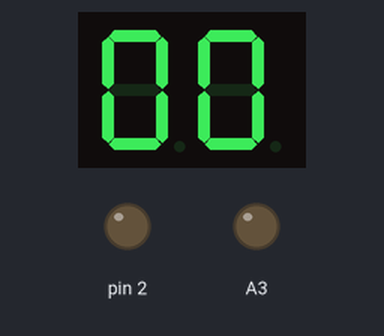
Bench run of a sketch on a simulated Arduino Uno, built with avr-gcc and run on an emulated ATmega328P. On the bench: 2-digit seven-segment display, output pins drawn as LEDs (lit = HIGH). Wiring (inferred from the names in the program): 2-digit 7-segment display, segments lit when HIGH: segments pin 7, pin 6, pin 3, pin 4, pin 5, pin 8, pin 9, pin 11, pin 10, A2, A1, A0, pin 12, pin 13. The segment pins are drawn as the display they are named for; pins used as bus, display or sensor lines are not drawn.

Above: at 0.1 s.
At 10.1 s:
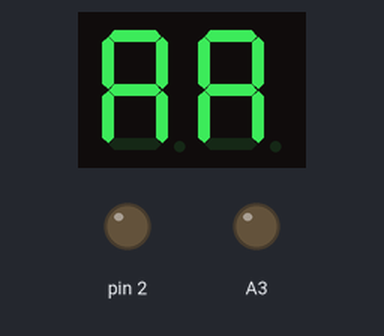
At 12.1 s:
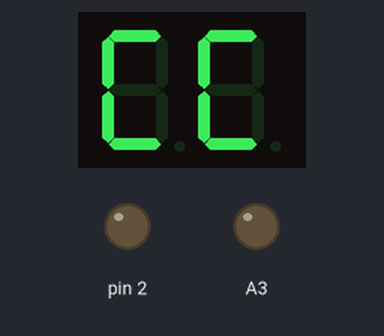
At 13.1 s:
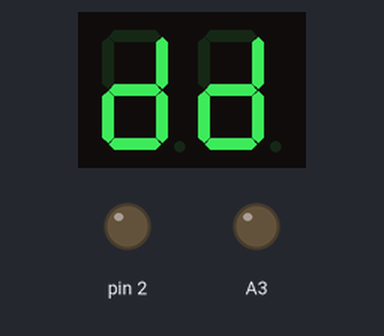
At 14.1 s:
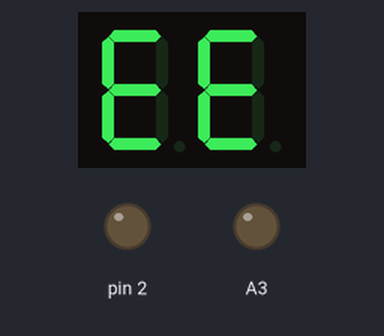
At 15.1 s:
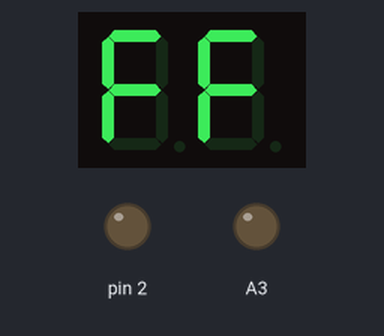

The sketch:

14.ino
```cpp
static const uint8_t display0[] = {7, 6, 3, 4, 5, 8, 9};
static const uint8_t display1[] = {11, 10, A2, A1, A0, 12, 13};

int alpha[16][7] {
  {1, 1, 1, 1, 1, 1, 0}, //  0
  {0, 1, 1, 0, 0, 0, 0}, //  1
  {1, 1, 0, 1, 1, 0, 1}, //  2
  {1, 1, 1, 1, 0, 0, 1}, //  3
  {0, 1, 1, 0, 0, 1, 1}, //  4
  {1, 0, 1, 1, 0, 1, 1}, //  5
  {1, 0, 1, 1, 1, 1, 1}, //  6
  {1, 1, 1, 0, 0, 0, 0}, //  7
  {1, 1, 1, 1, 1, 1, 1}, //  8
  {1, 1, 1, 0, 0, 1, 1}, //  9
  {1, 1, 1, 0, 1, 1, 1}, //  A
  {0, 0, 1, 1, 1, 1, 1}, //  B
  {1, 0, 0, 1, 1, 1, 0}, //  C
  {0, 1, 1, 1, 1, 0, 1}, //  D
  {1, 0, 0, 1, 1, 1, 1}, //  E
  {1, 0, 0, 0, 1, 1, 1}  //  F
};

/**
 * character0 -> A-F / 0-9 On display 0
 * character1 -> A-F / 0-9 On display 1
 */

void writeFuc(int character0, int character1) {
  for(int i = 0; i < 7; i++){
      digitalWrite(display0[i], alpha[character0][i]);
      digitalWrite(display1[i], alpha[character1][i]);
    }
}

void setup() {
  // put your setup code here, to run once:

  pinMode(2, OUTPUT);
  pinMode(3, OUTPUT);
  pinMode(4, OUTPUT);
  pinMode(5, OUTPUT);
  pinMode(6, OUTPUT);
  pinMode(7, OUTPUT);
  pinMode(8, OUTPUT);
  pinMode(9, OUTPUT);
  pinMode(10, OUTPUT);
  pinMode(11, OUTPUT);
  pinMode(12, OUTPUT);
  pinMode(13, OUTPUT);

  pinMode(A0, OUTPUT);
  pinMode(A1, OUTPUT);
  pinMode(A2, OUTPUT);
  pinMode(A3, OUTPUT);

  Serial.begin(115200);

}

void loop() {
  // put your main code here, to run repeatedly:

  for(int i = 0; i < 16; i++){
      writeFuc(i, i);
      delay(1000);
    }

}
```

Measured:
- by itself, everything shown: repeats every 16.0 s, in 16 steps
- what the display in image 1 shows lasts 1.0 s, from 10.0 s to 11.0 s
